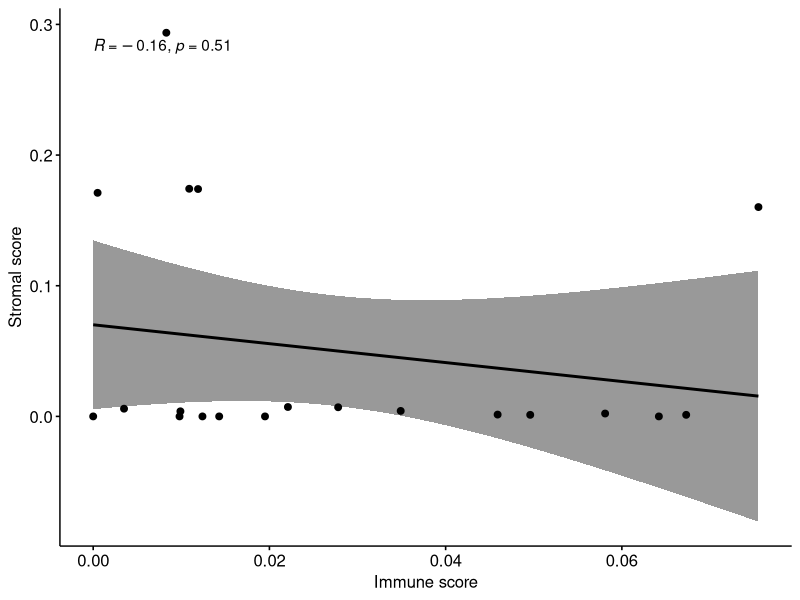

This chart was generated by the following R code:
library(ggpubr)
dat <- read.table("ImmuneScore_StromalScore_XCell.txt")

# Wilcox.test


# Draw Scatterplot
png("Immune_Stromal_scatterplot.png")
ggscatter(dat, x="Immune", y="Stromal", add="reg.line", conf.int=TRUE, cor.coef=TRUE, cor.method="spearman", xlab="Immune score", ylab="Stromal score")
dev.off()
